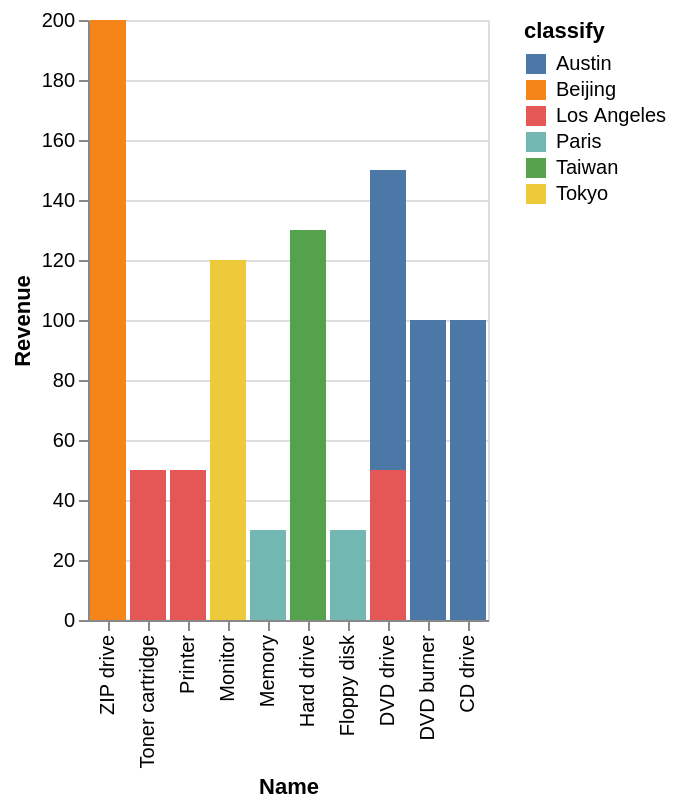

Vega-Lite specification stored for this chart:
### Vega-Lite specification from a JSON file in a GitHub repository (floating-point values rounded to 4 significant figures)
{"data": {"values": [{"x_data": "ZIP drive", "y_data": 0, "classify": "Austin"}, {"x_data": "Toner cartridge", "y_data": 0, "classify": "Austin"}, {"x_data": "Printer", "y_data": 0, "classify": "Austin"}, {"x_data": "Monitor", "y_data": 0, "classify": "Austin"}, {"x_data": "Memory", "y_data": 0, "classify": "Austin"}, {"x_data": "Hard drive", "y_data": 0, "classify": "Austin"}, {"x_data": "Floppy disk", "y_data": 0, "classify": "Austin"}, {"x_data": "DVD drive", "y_data": 100, "classify": "Austin"}, {"x_data": "DVD burner", "y_data": 100, "classify": "Austin"}, {"x_data": "CD drive", "y_data": 100, "classify": "Austin"}, {"x_data": "ZIP drive", "y_data": 200, "classify": "Beijing"}, {"x_data": "Toner cartridge", "y_data": 0, "classify": "Beijing"}, {"x_data": "Printer", "y_data": 0, "classify": "Beijing"}, {"x_data": "Monitor", "y_data": 0, "classify": "Beijing"}, {"x_data": "Memory", "y_data": 0, "classify": "Beijing"}, {"x_data": "Hard drive", "y_data": 0, "classify": "Beijing"}, {"x_data": "Floppy disk", "y_data": 0, "classify": "Beijing"}, {"x_data": "DVD drive", "y_data": 0, "classify": "Beijing"}, {"x_data": "DVD burner", "y_data": 0, "classify": "Beijing"}, {"x_data": "CD drive", "y_data": 0, "classify": "Beijing"}, {"x_data": "ZIP drive", "y_data": 0, "classify": "Los Angeles"}, {"x_data": "Toner cartridge", "y_data": 50, "classify": "Los Angeles"}, {"x_data": "Printer", "y_data": 50, "classify": "Los Angeles"}, {"x_data": "Monitor", "y_data": 0, "classify": "Los Angeles"}, {"x_data": "Memory", "y_data": 0, "classify": "Los Angeles"}, {"x_data": "Hard drive", "y_data": 0, "classify": "Los Angeles"}, {"x_data": "Floppy disk", "y_data": 0, "classify": "Los Angeles"}, {"x_data": "DVD drive", "y_data": 50, "classify": "Los Angeles"}, {"x_data": "DVD burner", "y_data": 0, "classify": "Los Angeles"}, {"x_data": "CD drive", "y_data": 0, "classify": "Los Angeles"}, {"x_data": "ZIP drive", "y_data": 0, "classify": "Paris"}, {"x_data": "Toner cartridge", "y_data": 0, "classify": "Paris"}, {"x_data": "Printer", "y_data": 0, "classify": "Paris"}, {"x_data": "Monitor", "y_data": 0, "classify": "Paris"}, {"x_data": "Memory", "y_data": 30, "classify": "Paris"}, {"x_data": "Hard drive", "y_data": 0, "classify": "Paris"}, {"x_data": "Floppy disk", "y_data": 30, "classify": "Paris"}, {"x_data": "DVD drive", "y_data": 0, "classify": "Paris"}, {"x_data": "DVD burner", "y_data": 0, "classify": "Paris"}, {"x_data": "CD drive", "y_data": 0, "classify": "Paris"}, {"x_data": "ZIP drive", "y_data": 0, "classify": "Taiwan"}, {"x_data": "Toner cartridge", "y_data": 0, "classify": "Taiwan"}, {"x_data": "Printer", "y_data": 0, "classify": "Taiwan"}, {"x_data": "Monitor", "y_data": 0, "classify": "Taiwan"}, {"x_data": "Memory", "y_data": 0, "classify": "Taiwan"}, {"x_data": "Hard drive", "y_data": 130, "classify": "Taiwan"}, {"x_data": "Floppy disk", "y_data": 0, "classify": "Taiwan"}, {"x_data": "DVD drive", "y_data": 0, "classify": "Taiwan"}, {"x_data": "DVD burner", "y_data": 0, "classify": "Taiwan"}, {"x_data": "CD drive", "y_data": 0, "classify": "Taiwan"}, {"x_data": "ZIP drive", "y_data": 0, "classify": "Tokyo"}, {"x_data": "Toner cartridge", "y_data": 0, "classify": "Tokyo"}, {"x_data": "Printer", "y_data": 0, "classify": "Tokyo"}, {"x_data": "Monitor", "y_data": 120, "classify": "Tokyo"}, {"x_data": "Memory", "y_data": 0, "classify": "Tokyo"}, {"x_data": "Hard drive", "y_data": 0, "classify": "Tokyo"}, {"x_data": "Floppy disk", "y_data": 0, "classify": "Tokyo"}, {"x_data": "DVD drive", "y_data": 0, "classify": "Tokyo"}, {"x_data": "DVD burner", "y_data": 0, "classify": "Tokyo"}, {"x_data": "CD drive", "y_data": 0, "classify": "Tokyo"}]}, "mark": "bar", "encoding": {"x": {"field": "x_data", "type": "nominal", "title": "Name", "sort": "descending"}, "y": {"field": "y_data", "type": "quantitative", "title": "Revenue"}, "color": {"field": "classify"}}}
